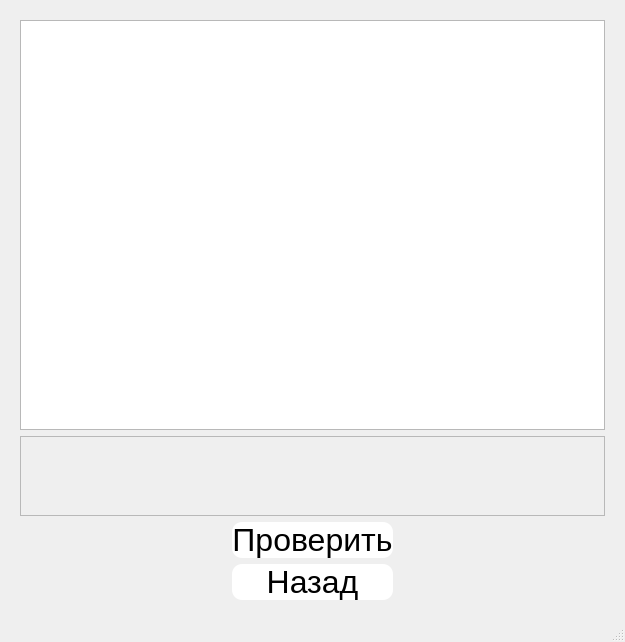
<?xml version="1.0" encoding="UTF-8"?>
<ui version="4.0">
 <class>game3</class>
 <widget class="QMainWindow" name="game3">
  <property name="geometry">
   <rect>
    <x>0</x>
    <y>0</y>
    <width>625</width>
    <height>642</height>
   </rect>
  </property>
  <property name="windowTitle">
   <string>MainWindow</string>
  </property>
  <widget class="QWidget" name="centralwidget">
   <layout class="QGridLayout" name="gridLayout">
    <property name="leftMargin">
     <number>20</number>
    </property>
    <property name="topMargin">
     <number>20</number>
    </property>
    <property name="rightMargin">
     <number>20</number>
    </property>
    <property name="bottomMargin">
     <number>20</number>
    </property>
    <item row="4" column="1">
     <widget class="QPushButton" name="next">
      <property name="font">
       <font>
        <pointsize>24</pointsize>
       </font>
      </property>
      <property name="styleSheet">
       <string notr="true">background-color: rgb(255, 255, 255); border-radius: 10px;</string>
      </property>
      <property name="text">
       <string>Назад</string>
      </property>
     </widget>
    </item>
    <item row="3" column="2">
     <spacer name="horizontalSpacer_2">
      <property name="orientation">
       <enum>Qt::Horizontal</enum>
      </property>
      <property name="sizeHint" stdset="0">
       <size>
        <width>40</width>
        <height>20</height>
       </size>
      </property>
     </spacer>
    </item>
    <item row="3" column="0">
     <spacer name="horizontalSpacer">
      <property name="orientation">
       <enum>Qt::Horizontal</enum>
      </property>
      <property name="sizeHint" stdset="0">
       <size>
        <width>40</width>
        <height>20</height>
       </size>
      </property>
     </spacer>
    </item>
    <item row="1" column="0" colspan="3">
     <widget class="QTextBrowser" name="text_b">
      <property name="maximumSize">
       <size>
        <width>16777215</width>
        <height>9999</height>
       </size>
      </property>
      <property name="font">
       <font>
        <pointsize>18</pointsize>
       </font>
      </property>
      <property name="cursorWidth">
       <number>1</number>
      </property>
     </widget>
    </item>
    <item row="3" column="1">
     <widget class="QPushButton" name="checkButton">
      <property name="font">
       <font>
        <pointsize>24</pointsize>
       </font>
      </property>
      <property name="styleSheet">
       <string notr="true">background-color: rgb(255, 255, 255); border-radius: 10px;</string>
      </property>
      <property name="text">
       <string>Проверить</string>
      </property>
     </widget>
    </item>
    <item row="2" column="0" colspan="3">
     <widget class="QScrollArea" name="scrollArea">
      <property name="maximumSize">
       <size>
        <width>16777215</width>
        <height>80</height>
       </size>
      </property>
      <property name="widgetResizable">
       <bool>true</bool>
      </property>
      <widget class="QWidget" name="scrollAreaWidgetContents">
       <property name="geometry">
        <rect>
         <x>0</x>
         <y>0</y>
         <width>583</width>
         <height>78</height>
        </rect>
       </property>
      </widget>
     </widget>
    </item>
   </layout>
  </widget>
  <widget class="QMenuBar" name="menubar">
   <property name="geometry">
    <rect>
     <x>0</x>
     <y>0</y>
     <width>625</width>
     <height>24</height>
    </rect>
   </property>
  </widget>
  <widget class="QStatusBar" name="statusbar"/>
 </widget>
 <resources/>
 <connections/>
</ui>
